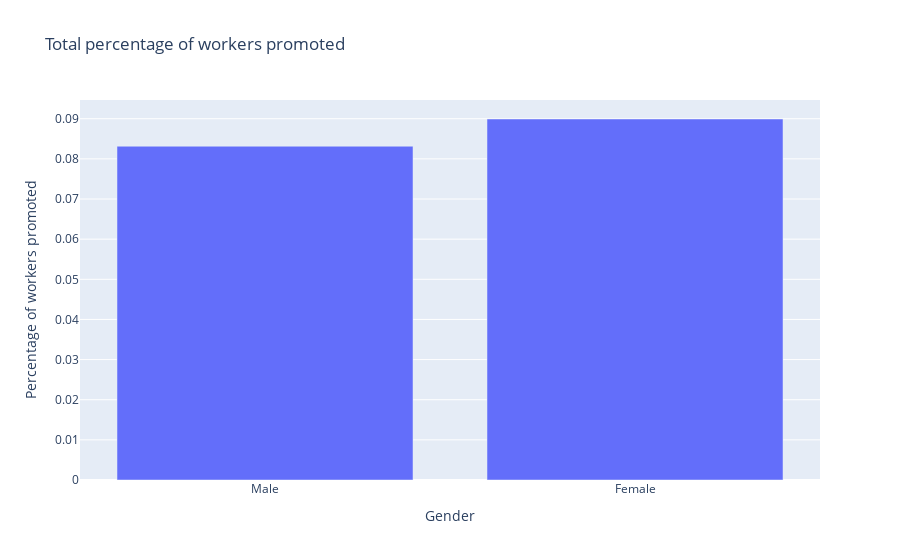

This figure's notebook cell:
### Code cell
trace0 = go.Bar(x=['Male', 'Female'] , y=[df_department['promotions_male_staff'].sum()/df_department['male_staff'].sum(),df_department['promotions_female_staff'].sum()/df_department['female_staff'].sum() ], name= "Staff")


data = [trace0]
layout = go.Layout(title = "Total percentage of workers promoted", xaxis_title = "Gender", yaxis_title = "Percentage of workers promoted")
fig = go.Figure(data = data, layout = layout)
fig.show()

### Figure 1 — Plotly figure (JSON) as saved in the notebook; plotly's stock layout.template omitted (floating-point values rounded to 4 significant figures)
{"data": [{"name": "Staff", "type": "bar", "x": ["Male", "Female"], "y": [0.08315, 0.08993]}], "layout": {"title": {"text": "Total percentage of workers promoted"}, "xaxis": {"title": {"text": "Gender"}}, "yaxis": {"title": {"text": "Percentage of workers promoted"}}}}
